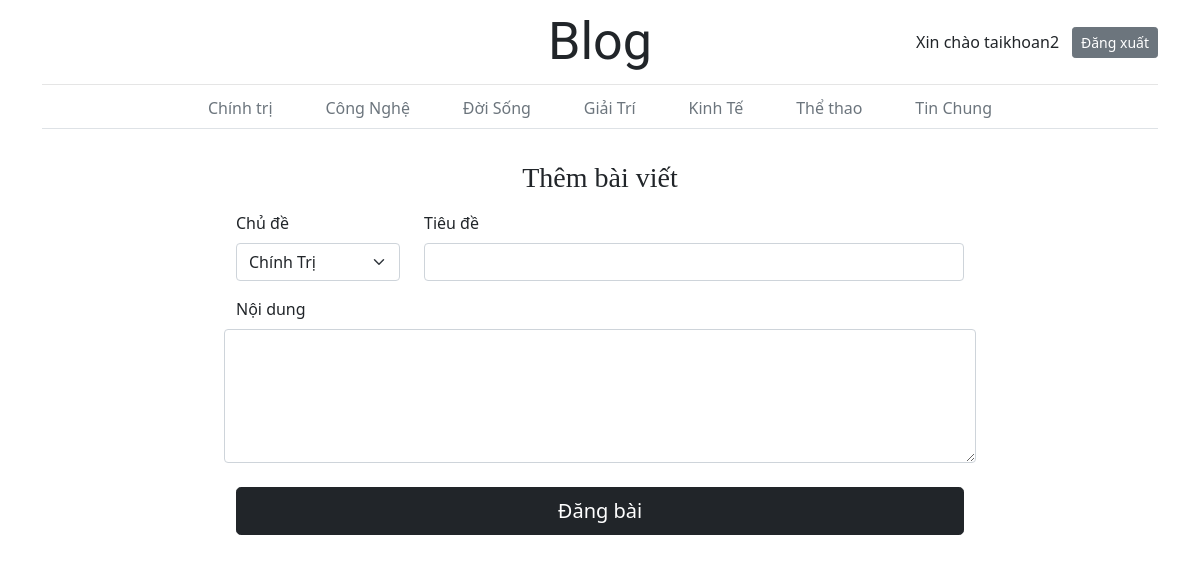
/posts/create (signed in), run on the app's committed database.
### tables this page shows
CREATE TABLE `categories` (
  `id` int(11) NOT NULL,
  `name` varchar(255) NOT NULL
);

### app/controllers/Posts.php (called while the page is built, shortened)
<?php
class Posts extends Controller
{
    private $userModel;
    public function __construct()
    {
        $this->userModel = $this->model('Post');
    }
    public function create()
    {
        $categories = $this->userModel->getCategories();
        $data = [
            'title' => 'Thêm bài viết mới',
            'categories' => $categories,
            'userId' => $_SESSION['user_id'],
        ];
        $this->view('posts/create', ['data' => $data]);
    }
}

### app/require.php (called while the page is built, shortened)
<?php
$init = new Core();

### public/index.php (called while the page is built)
<?php
require_once __DIR__ . '/../app/require.php';

### app/libraries/Database.php (called while the page is built, shortened)
<?php
class Database
{
    private $dbHost = DB_HOST;
    private $dbUser = DB_USER;
    private $dbPass = DB_PASS;
    private $dbName = DB_NAME;
    private $statement;
    private $dbHandler;
    public function __construct()
    {
        $connection = 'mysql:host=' . $this->dbHost . ';dbname=' . $this->dbName;
        $option = [
            PDO::ATTR_PERSISTENT => true,
            PDO::ATTR_ERRMODE => PDO::ERRMODE_EXCEPTION
        ];
        try {
            $this->dbHandler = new PDO($connection, $this->dbUser, $this->dbPass, $option);
        } catch (PDOException $exception) {
            echo $exception->getMessage();
            exit();
        }
    }
    public function query($sql)
    {
        $this->statement = $this->dbHandler->prepare($sql);
    }
    public function execute()
    {
        return $this->statement->execute();
    }
    public function resultSet()
    {
        $this->execute();
        return $this->statement->fetchAll(PDO::FETCH_OBJ);
    }
}

### app/models/Post.php (called while the page is built, shortened)
<?php
class Post
{
    private $database;
    public function __construct()
    {
        $this->database = new Database();
    }
    public function getCategories()
    {
        $this->database->query('SELECT * FROM categories ORDER BY name');
        return $this->database->resultSet();
    }
}

### app/views/posts/create.php (the view, shortened to what this page needs)
<main class="container">
    <div class="row g-5">
        <div class="col-md-8 offset-2">
            <h3 class="my-3 text-center">Thêm bài viết</h3>
            <form action="<?= URLROOT . '/posts/create' ?>" method="post">
                <div class="mb-3 row">
                    <div class="col-3">
                        <label for="postTitle" class="form-label">Chủ đề</label>
                        <select name="postCategory" class="form-select" id="postCategory" aria-label="Default select example">
                            <?php foreach ($data['categories'] as $category) : ?>
                                <option value="<?= $category->id ?>"><?= ucwords($category->name) ?></option>
                            <?php endforeach; ?>
                        </select>
                    </div>
                    <div class="col-9">
                        <label for="postTitle" class="form-label">Tiêu đề</label>
                        <?php if (!empty($data['postTitleError'])) : ?>
                            <input type="text" name="postTitle" class="form-control is-invalid" id="postTitle" value="<?= $data['postTitle'] ?>">
                            <div class="invalid-feedback">
                                <?= $data['postTitleError'] ?>
                            </div>
                        <?php else : ?>
                            <input type="text" name="postTitle" class="form-control" id="postTitle" value="<?= isset($data['postTitle']) ? $data['postTitle'] : '' ?>">
                        <?php endif; ?>
                    </div>
                </div>
                <div class="mb-4 row">
                    <label for="postBody" class="form-label">Nội dung</label>
                    <?php if (!empty($data['postBodyError'])) : ?>
                        <textarea class="is-invalid form-control" name="postBody" id="postBody" rows="5"><?= $data['postBody'] ?></textarea>
                        <div class="invalid-feedback">
                            <?= $data['postBodyError'] ?>
                        </div>
                    <?php else : ?>
                        <textarea class="form-control" name="postBody" id="postBody" rows="5"><?= isset($data['postBody']) ? $data['postBody'] : '' ?></textarea>
                    <?php endif; ?>
                </div>
                <button class="w-100 btn btn-lg btn-dark" type="submit">Đăng bài</button>
            </form>
        </div>
</main>

### app/views/posts/components/navgation.php
<div class="container mb-3">
    <header class="blog-header py-3">
        <div class="row flex-nowrap justify-content-between align-items-center">
            <div class="col-4 pt-1">
            </div>
            <div class="col-4 text-center">
                <a class="blog-header-logo text-dark user-select-none text-decoration-none" href="<?= URLROOT ?>">Blog</a>
            </div>
            <div class="col-4 d-flex justify-content-end align-items-center">
                <?php if (!isset($_SESSION['user_id'])) : ?>
                    <div class="btn-group" role="group" aria-label="Basic checkbox toggle button group">
                        <a class="btn btn-sm btn-outline-secondary" role="button" href="<?= URLROOT . '/users/register' ?>">Đăng ký</a>
                        <a class="btn btn-sm btn-secondary" role="button" href="<?= URLROOT . '/users/login' ?>">Đăng nhập</a>
                    </div>
                <?php else : ?>
                    <span class="btn user-select-none cursor">Xin chào <?= $_SESSION['user_username'] ?></span>
                    <a class="btn btn-sm btn-secondary" role="button" href="<?= URLROOT . '/users/logout' ?>">Đăng xuất</a>
                <?php endif; ?>
            </div>
        </div>
    </header>
    <div class="nav-scroller py-1 mb-2 border-bottom">
        <nav class="nav d-flex justify-content-center">
            <div class="w-75 d-flex justify-content-around mb-5">
                <?php foreach ($data['categories'] as $category) : ?>
                    <a class="p-2 link-secondary text-decoration-none" href="#"><?= $category->name ?></a>
                <?php endforeach; ?>
            </div>
        </nav>
    </div>
</div>

### public/css/blog.css (style rules this page uses)
.blog-header { line-height: 1; border-bottom: 1px solid #e5e5e5; }
.blog-header-logo { font-family: "Satisfy", cursive; font-size: 3.25rem; text-transform: capitalize; }
h1, h2, h3, h4, h5, h6 { font-family: "Playfair Display", Georgia, "Times New Roman", serif ; }
.nav-scroller { position: relative; z-index: 2; height: 2.75rem; overflow-y: hidden; }
.nav-scroller .nav { display: flex; flex-wrap: nowrap; padding-bottom: 1rem; margin-top: -1px; overflow-x: auto; text-align: center; white-space: nowrap; -webkit-overflow-scrolling: touch; }

### data on the page
categories: name "Chính trị"
categories: name "Công Nghệ"
categories: name "Đời Sống"
categories: name "Giải Trí"
categories: name "Kinh Tế"
categories: name "Thể thao"
categories: name "Tin Chung"

### other printed values
$_SESSION['user_username'] "taikhoan2"
form field postCategory "Chính Trị"
